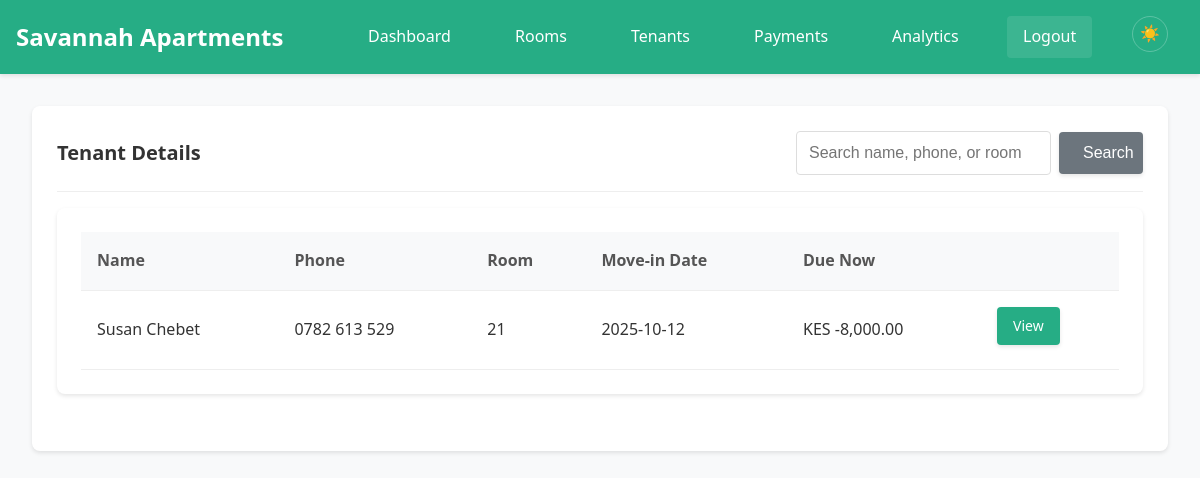
/tenant-details (signed in), run on an earlier commit of the app's database.
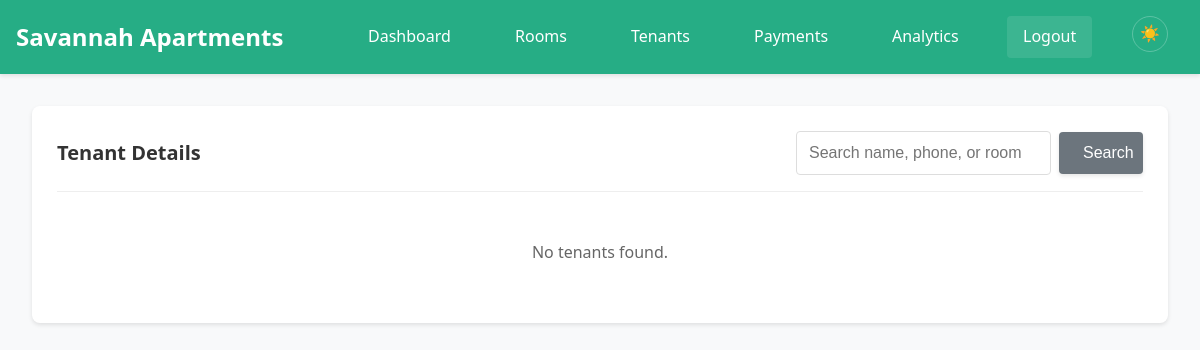
And on a later commit of the database.
### tables this page shows
CREATE TABLE tenants (
            tenant_id INTEGER PRIMARY KEY AUTOINCREMENT,
            tenant_name TEXT NOT NULL,
            tenant_phone TEXT NOT NULL,
            room_id INTEGER,
            move_in_date DATE NOT NULL,
            balance REAL DEFAULT 0, credit_balance REAL DEFAULT 0, last_payment_date DATE, first_name TEXT, second_name TEXT, id_number TEXT, next_of_kin_name TEXT, next_of_kin_contact TEXT, relative_name TEXT, relative_id_number TEXT, relative_contact TEXT,
            FOREIGN KEY (room_id) REFERENCES rooms (room_id)
        );

CREATE TABLE rooms (
            room_id INTEGER PRIMARY KEY AUTOINCREMENT,
            room_number TEXT UNIQUE NOT NULL,
            room_type TEXT NOT NULL,
            monthly_rent REAL NOT NULL,
            status TEXT DEFAULT 'vacant'
        );

### app.py (the view)
@app.route('/tenant-details')
@login_required
def tenant_details_list():
    q = request.args.get('q', '').strip()
    conn = get_db_connection()
    base_sql = '''
        SELECT t.tenant_id, t.tenant_name, t.tenant_phone, t.move_in_date, t.last_payment_date,
               r.room_number, r.monthly_rent,
               (
                    SELECT COALESCE(SUM(p2.amount), 0)
                    FROM payments p2
                    WHERE p2.tenant_id = t.tenant_id
                      AND strftime('%Y-%m', p2.payment_date) = strftime('%Y-%m', 'now')
               ) AS paid_this_month,
               (COALESCE(r.monthly_rent,0) - ((
                    SELECT COALESCE(SUM(p3.amount), 0)
                    FROM payments p3
                    WHERE p3.tenant_id = t.tenant_id AND strftime('%Y-%m', p3.payment_date) = strftime('%Y-%m', 'now')
               ) + COALESCE(t.credit_balance,0))) AS current_balance
        FROM tenants t
        LEFT JOIN rooms r ON t.room_id = r.room_id
    '''
    params = []
    if q:
        base_sql += ' WHERE t.tenant_name LIKE ? OR t.tenant_phone LIKE ? OR COALESCE(r.room_number, "") LIKE ?'
        like = f"%{q}%"
        params = [like, like, like]
    base_sql += ' ORDER BY t.tenant_name'
    tenants_list = conn.execute(base_sql, params).fetchall()
    conn.close()
    return render_template('tenant_details_list.html', tenants=tenants_list, q=q)

### app.py (called while the page is built)
@app.template_filter('currency')
def currency_filter(value):
    if value is None:
        return "KES 0.00"
    return f"KES {value:,.2f}"

def get_db_connection():
    conn = sqlite3.connect(DATABASE, timeout=20.0)
    conn.row_factory = sqlite3.Row
    conn.execute('PRAGMA journal_mode=WAL')
    conn.execute('PRAGMA synchronous=NORMAL')
    conn.execute('PRAGMA cache_size=10000')
    conn.execute('PRAGMA temp_store=MEMORY')
    return conn

def login_required(f):
    @wraps(f)
    def decorated_function(*args, **kwargs):
        if 'logged_in' not in session:
            return redirect(url_for('login'))
        return f(*args, **kwargs)
    return decorated_function

### templates/tenant_details_list.html (shortened to what this page needs)
{% extends "base.html" %}
{% block content %}
<div class="card">
    <div class="card-header" style="display:flex;align-items:center;justify-content:space-between;gap:1rem;flex-wrap:wrap;">
        <h1 class="card-title">Tenant Details</h1>
        <form method="GET" action="{{ url_for('tenant_details_list') }}" style="display:flex;gap:.5rem;align-items:center;">
            <input type="text" name="q" value="{{ q }}" class="form-input" placeholder="Search name, phone, or room" style="min-width:240px;">
            <button type="submit" class="btn btn-secondary">Search</button>
        </form>
    </div>
    {% if tenants %}
    <div class="table-container">
        <table class="table">
            <thead>
                <tr>
                    <th>Name</th>
                    <th>Phone</th>
                    <th>Room</th>
                    <th>Move-in Date</th>
                    <th>Due Now</th>
                    <th></th>
                </tr>
            </thead>
            <tbody>
                {% for t in tenants %}
                <tr>
                    <td>{{ t.tenant_name }}</td>
                    <td>{{ t.tenant_phone }}</td>
                    <td>{{ t.room_number or 'No Room' }}</td>
                    <td>{{ t.move_in_date }}</td>
                    <td>{{ t.current_balance|currency }}</td>
                    <td><a class="btn btn-sm" href="{{ url_for('tenant_details_view', tenant_id=t.tenant_id) }}">View</a></td>
                </tr>
                {% endfor %}
            </tbody>
        </table>
    </div>
    {% else %}
    <p style="text-align:center;color:#666;padding:2rem;">No tenants found.</p>
    {% endif %}
</div>
{% endblock %}

What changed in the data, as far as the page shows it:
removed tenants: tenant_name "Susan Chebet", tenant_phone "0782 613 529", room_number "21", move_in_date "2025-10-12", current_balance "KES -8,000.00"
Also different on the page:
text no longer shown: "Name Phone Room Move-in Date Due Now"
text now shown: "No tenants found."
